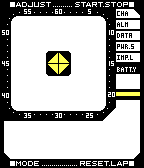
#> input picture resources/images/bgv2.2-full.png, 144 x 168 px
$ python trim_case.py
#> lines starting #> are read from the running program, lines starting #| are printed output that depends on the picture
#> further down, full is the input picture: PIL image 144x168 RGB; mean R, G, B 173.3, 173.3, 171.1
#!/usr/bin/env python3
"""Trim the watch case from the artwork, keeping the LCD.

MentalShark's original bgv2.2.png pictures the whole watch: the display plus
the printed case bands, ADJUST/START.STOP along the top and MODE/RESET.LAP
along the bottom. Those two bands are chrome, not information, and cost about
10% of the screen.

Rather than redraw the art - a generated background came out markedly worse
than the hand-pixelled original - this cuts the two bands out and makes up the
height by repeating one flat row from inside the lower band, which has no
detail to lose. Everything else is untouched, pixel for pixel.

The full-watch original is kept as bgv2.2-full.png so this stays reversible
and cannot be applied twice.

Run from the project root:  python3 tools/trim_case.py
"""

import os
from PIL import Image

ROOT = os.path.dirname(os.path.dirname(os.path.abspath(__file__)))
IMAGES = os.path.join(ROOT, "resources/images")

SOURCE = os.path.join(IMAGES, "bgv2.2-full.png")     # never modified
OUT_SMALL = os.path.join(IMAGES, "bgv2.2.png")       # aplite / basalt
OUT_EMERY = os.path.join(IMAGES, "bgv2.2~emery.png")

# Measured off the original by row profile:
CASE_TOP = 8          # rows 0..7 are ADJUST / START.STOP
CASE_BOTTOM = 159     # rows 159..167 are MODE / RESET.LAP
FILL_ROW = 150        # a flat row inside the lower band, safe to repeat


def trim(im):
    w, h = im.size
#> w = 144; h = 168
    keep = im.crop((0, CASE_TOP, w, CASE_BOTTOM))     # the display itself
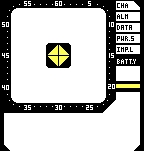
#> keep: PIL image 144x151 RGB; mean R, G, B 187.3, 187.3, 184.8
    missing = h - keep.height
#> missing = 17
    if missing < 0:
        raise SystemExit("case bands are smaller than expected")

    out = Image.new("RGB", (w, h))
#> out: PIL image 144x168 RGB; every value is 0
    # everything above the fill point
    split = FILL_ROW - CASE_TOP
    out.paste(keep.crop((0, 0, w, split)), (0, 0))
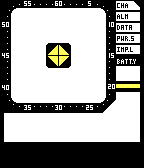
#> out: PIL image 144x168 RGB; mean R, G, B 155.9, 155.9, 153.7
    # stretch the flat band row to make up the trimmed height
    row = keep.crop((0, split - 1, w, split))
    for i in range(missing):
        out.paste(row, (0, split + i))
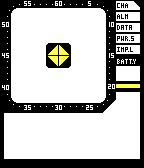
#> out: PIL image 144x168 RGB; mean R, G, B 180.3, 180.3, 178
    # and the band's bottom edge, so its rounded corners survive
    out.paste(keep.crop((0, split, w, keep.height)), (0, split + missing))
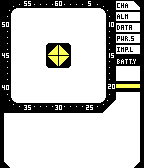
#> out: PIL image 144x168 RGB; mean R, G, B 192.7, 192.7, 190.5
    return out


if __name__ == "__main__":
    if not os.path.exists(SOURCE):
        # First run: stash the untouched original before trimming anything.
        Image.open(OUT_SMALL).convert("RGB").save(SOURCE)
        print("saved untouched original -> bgv2.2-full.png")

    full = Image.open(SOURCE).convert("RGB")
    small = trim(full)
    small.save(OUT_SMALL)
    # Pixel art: nearest-neighbour, never a smooth resample.
    small.resize((200, 228), Image.NEAREST).save(OUT_EMERY)
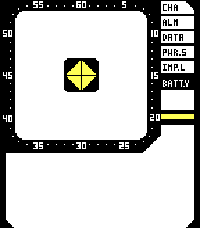
#> saved as bgv2.2~emery.png: PIL image 200x228 RGB; mean R, G, B 192.9, 192.9, 190.6

    print("bgv2.2.png             %dx%d" % small.size)
#| bgv2.2.png             144x168
    print("bgv2.2~emery.png       200x228")
    print("rows removed: %d top, %d bottom; %d flat rows inserted"
          % (CASE_TOP, full.height - CASE_BOTTOM,
             full.height - (CASE_BOTTOM - CASE_TOP)))
#| rows removed: 8 top, 9 bottom; 17 flat rows inserted
